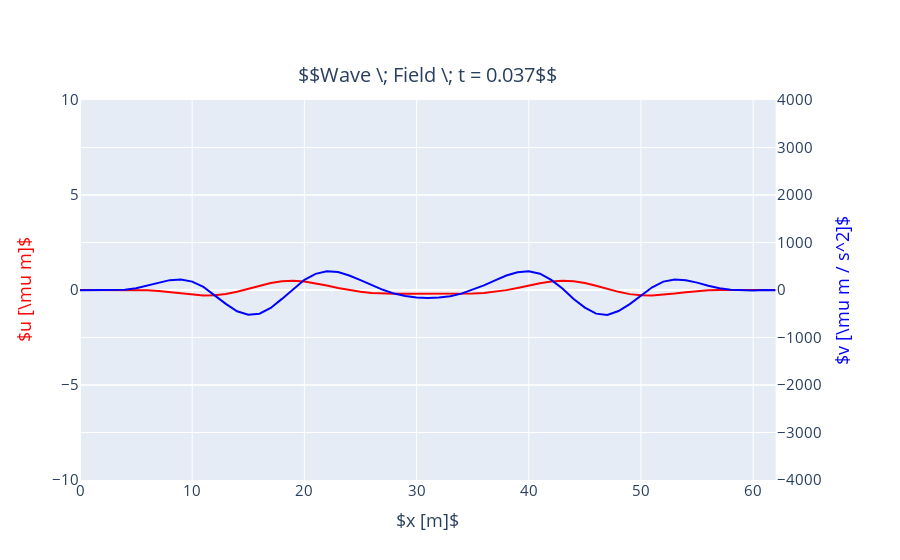

The code cell stored with this chart in its notebook:
### Code cell
plot_uv(u2, v2, t, plot_v=True, range_u=[-10, 10])

### Figure 1 — Plotly figure (JSON) as saved in the notebook; plotly's stock layout.template omitted (floating-point values rounded to 4 significant figures)
{"data": [{"line": {"color": "blue"}, "mode": "lines", "name": "$v [\\mu m / s^2]$", "showlegend": false, "type": "scatter", "x": [0, 1, 2, 3, 4, 5, 6, 7, 8, 9, 10, 11, 12, 13, 14, 15, 16, 17, 18, 19, 20, 21, 22, 23, 24, 25, 26, 27, 28, 29, 30, 31, 32, 33, 34, 35, 36, 37, 38, 39, 40, 41, 42, 43, 44, 45, 46, 47, 48, 49, 50, 51, 52, 53, 54, 55, 56, 57, 58, 59, 60, 61, 62], "xaxis": "x", "y": [-2.837, -1.909, -8.661, -6.428, 4.008, 36.66, 89.72, 149.3, 207.5, 218.6, 177.1, 65.27, -110.8, -291.4, -447.6, -519.5, -499.9, -379.0, -187.2, 19.14, 214.8, 339.5, 393.3, 379.1, 305.5, 206.7, 98.65, 4.274, -75.55, -127.9, -158.6, -168.8, -156.3, -129.7, -76.7, 1.677, 96.02, 204.1, 305.6, 374.8, 396.1, 343.2, 213.8, 32.68, -189.0, -371.6, -497.6, -523.9, -442.9, -296.1, -109.7, 57.78, 176.6, 221.7, 204.5, 154.9, 88.03, 34.86, 4.767, -8.854, -8.018, -2.068, -3.562], "yaxis": "y2"}, {"line": {"color": "red"}, "mode": "lines", "name": "$u [\\mu m]$", "showlegend": false, "type": "scatter", "x": [0, 1, 2, 3, 4, 5, 6, 7, 8, 9, 10, 11, 12, 13, 14, 15, 16, 17, 18, 19, 20, 21, 22, 23, 24, 25, 26, 27, 28, 29, 30, 31, 32, 33, 34, 35, 36, 37, 38, 39, 40, 41, 42, 43, 44, 45, 46, 47, 48, 49, 50, 51, 52, 53, 54, 55, 56, 57, 58, 59, 60, 61, 62], "xaxis": "x", "y": [-0.0003369, 0.001155, 0.003677, 0.006892, 0.008747, 0.002487, -0.01659, -0.05336, -0.1119, -0.1805, -0.2461, -0.2864, -0.2786, -0.2135, -0.09263, 0.0638, 0.2295, 0.371, 0.4603, 0.4866, 0.4441, 0.3524, 0.2319, 0.1056, -0.007417, -0.09738, -0.1566, -0.1905, -0.2033, -0.2038, -0.201, -0.1987, -0.201, -0.204, -0.203, -0.1907, -0.1568, -0.09728, -0.006849, 0.1077, 0.2339, 0.3545, 0.4446, 0.4854, 0.4579, 0.3675, 0.2255, 0.0595, -0.09685, -0.2171, -0.2815, -0.2886, -0.2466, -0.1823, -0.113, -0.05477, -0.01792, -0.0002557, 0.00541, 0.004432, 0.002237, 1.307e-05, 4.705e-05], "yaxis": "y"}], "layout": {"annotations": [{"font": {"size": 20}, "showarrow": false, "text": "$$Wave \\; Field \\; t = 0.037$$", "x": 0.47, "xanchor": "center", "xref": "paper", "y": 1, "yanchor": "bottom", "yref": "paper", "yshift": 10}], "font": {"size": 15}, "xaxis": {"anchor": "y", "domain": [0, 0.94], "title": {"text": "$x [m]$"}}, "yaxis": {"anchor": "x", "domain": [0, 1], "exponentformat": "e", "range": [-10, 10], "showexponent": "all", "title": {"font": {"color": "red"}, "text": "$u [\\mu m]$"}}, "yaxis2": {"anchor": "x", "exponentformat": "e", "overlaying": "y", "range": [-4000, 4000], "showexponent": "all", "side": "right", "title": {"font": {"color": "blue"}, "text": "$v [\\mu m / s^2]$"}}}}
